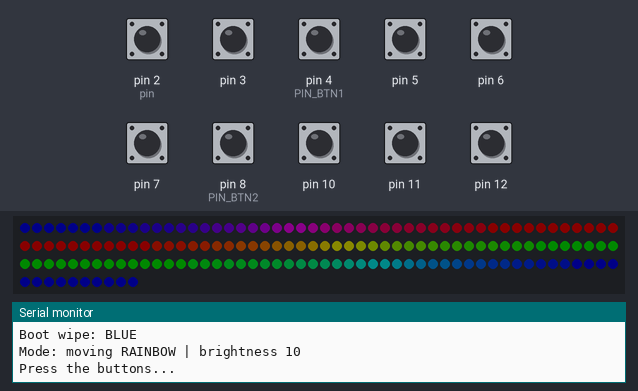
This sketch was run on a simulated Arduino Uno, built with avr-gcc and run on an emulated ATmega328P. Shown: 160 RGB LEDs in strip order, left to right, continuing on the next row, the last lines printed to the serial monitor. Inputs (shaded band) come from the test bench; at power-on: pin 2 (pin), pin 3, pin 4 (PIN_BTN1), pin 5–7, pin 8 (PIN_BTN2), pin 10–12 HIGH. Dim RGB values are drawn brighter than linear.

Above: at 9.2 s.
9.3 s: pin 4 (PIN_BTN1) pulled LOW for 1 s
11.8 s: pin 2 (pin) pulled LOW for 0.2 s
At 12.4 s:
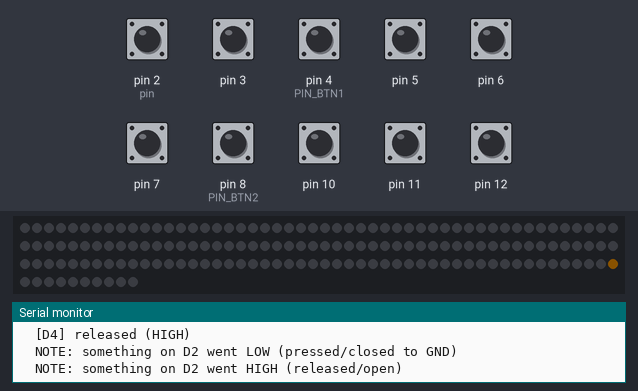
13.9 s: pin 8 (PIN_BTN2) pulled LOW for 0.2 s
15.6 s: pin 4 (PIN_BTN1) pulled LOW for 0.2 s
At 16.9 s:
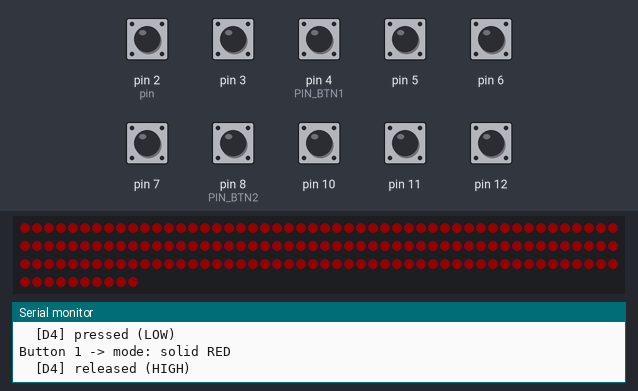
17.3 s: pin 8 (PIN_BTN2) pulled LOW for 1 s
19.8 s: pin 4 (PIN_BTN1) pulled LOW for 0.2 s
At 20.9 s:
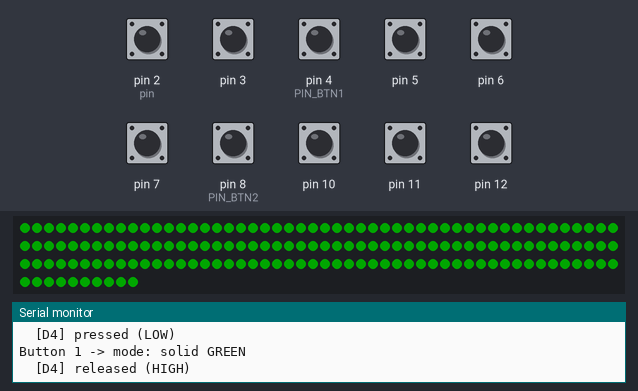

Measured:
- after the input at 15.6 s, the LEDs: change at once (image 2)
- after the input at 19.8 s, the LEDs: change after 0.06 s (image 3)

The sketch:

bench_test.ino
```cpp
/* =====================================================================
   Spiral Lamp -- BENCH TEST (breadboard sanity check)
   ---------------------------------------------------------------------
   Purpose: prove the three basics BEFORE building the box:
     1. The LED strip works (it lights up on boot at LOW brightness).
     2. Button 1 is wired right (each press = next colour / pattern).
     3. Button 2 is wired right (each press = next brightness step).
   Everything the board sees is printed to the Serial Monitor at 115200.

   Wiring (see wiring.md / wiring_diagram.png for the full picture):
     - LED strip DIN  -> 330-470 ohm resistor -> PIN_LED (D9)
     - LED strip GND  -> Arduino GND (ALWAYS, even on USB power)
     - LED strip +5V  -> the 5 V 3 A supply (GND still tied to Arduino GND).
                         USB / Arduino 5V only if brightness stays at 5 or 10.
     - Button 1: one leg -> PIN_BTN1 (D4), the DIAGONALLY opposite leg -> GND
     - Button 2: one leg -> PIN_BTN2 (D8), the DIAGONALLY opposite leg -> GND
     No resistors on the buttons: the internal pull-ups are used, so a pin
     reads HIGH when released and LOW when pressed.

   Library: "Adafruit NeoPixel" (Library Manager). Same library the plans use.
   Board:   Arduino Uno / Nano (ATmega328P). Works on any AVR board.
   ===================================================================== */

#include <Adafruit_NeoPixel.h>

// ------------------------- EASY-TO-CHANGE SETTINGS -------------------------
#define PIN_LED        9      // strip data (DIN). Plans use D9.
#define LED_COUNT      160    // BTF FCOB 5 mm, 160/m, full metre = 160 LEDs
#define LED_TYPE       (NEO_GRB + NEO_KHZ800)  // WS2812B = GRB. If red/green look
                                               // swapped, try NEO_RGB.
#define PIN_BTN1       4      // "white" arcade button in the plans (D4)
#define PIN_BTN2       8      // "red"   arcade button in the plans (D8)

// Brightness steps cycled by button 2 (0-255). Keep them LOW on USB power:
// 160 LEDs at full white can pull ~9.6 A; a USB port gives ~0.5 A.
const uint8_t BRIGHT_STEPS[] = { 5, 10, 20, 40 };  // 160 LEDs: keep <=10 on USB, 20+ needs the 5 V 3 A supply
#define BOOT_BRIGHT_INDEX 1   // start at 10/255 (~0.4 A), safe on USB with 160 LEDs

#define DEBOUNCE_MS    25     // button must be stable this long to count
#define SCAN_OTHER_PINS 1     // 1 = also report ANY other pin D2..D12 that changes
                              //     (handy to find a button wired to the wrong pin)
// ---------------------------------------------------------------------------

Adafruit_NeoPixel strip(LED_COUNT, PIN_LED, LED_TYPE);

// ------------------------- Debounced button -------------------------------
// Classic "must be stable for DEBOUNCE_MS" debounce. Reports one press per
// physical press, on the press (HIGH -> LOW) edge.
struct Button {
  uint8_t  pin;
  uint8_t  stable;       // debounced level
  uint8_t  lastRaw;      // last raw reading
  uint32_t rawSinceMs;   // when lastRaw last changed
  void begin(uint8_t p) {
    pin = p;
    pinMode(pin, INPUT_PULLUP);
    stable = lastRaw = digitalRead(pin);
    rawSinceMs = millis();
  }
  // returns true exactly once per press
  bool pressedEdge(uint32_t now) {
    uint8_t raw = digitalRead(pin);
    if (raw != lastRaw) { lastRaw = raw; rawSinceMs = now; }
    if (raw != stable && (now - rawSinceMs) >= DEBOUNCE_MS) {
      stable = raw;
      Serial.print(F("  [D")); Serial.print(pin);
      Serial.println(stable == LOW ? F("] pressed (LOW)") : F("] released (HIGH)"));
      return stable == LOW;
    }
    return false;
  }
};

Button btn1, btn2;

// ------------------------- Modes -----------------------------------------
enum { M_RED, M_GREEN, M_BLUE, M_WHITE, M_RAINBOW, M_CHASE, M_COUNT };
const char* const MODE_NAMES[M_COUNT] = { "solid RED", "solid GREEN", "solid BLUE",
                                          "solid WHITE", "moving RAINBOW", "CHASE dot" };
uint8_t mode = M_RAINBOW;
uint8_t brightIdx = BOOT_BRIGHT_INDEX;
const uint8_t N_BRIGHT = sizeof(BRIGHT_STEPS) / sizeof(BRIGHT_STEPS[0]);

void fillAll(uint32_t c) { for (uint16_t i = 0; i < LED_COUNT; i++) strip.setPixelColor(i, c); }

void render(uint32_t now) {
  switch (mode) {
    case M_RED:   fillAll(strip.Color(255, 0, 0)); break;
    case M_GREEN: fillAll(strip.Color(0, 255, 0)); break;
    case M_BLUE:  fillAll(strip.Color(0, 0, 255)); break;
    case M_WHITE: fillAll(strip.Color(255, 255, 255)); break;
    case M_RAINBOW: {
      uint16_t base = (uint16_t)(now * 20);           // scrolls along the strip
      for (uint16_t i = 0; i < LED_COUNT; i++)
        strip.setPixelColor(i, strip.gamma32(strip.ColorHSV(base + i * (65536UL / LED_COUNT))));
      break;
    }
    case M_CHASE: {                                   // one dot running DIN -> end
      uint16_t pos = (now / 40) % LED_COUNT;
      strip.clear();
      strip.setPixelColor(pos, strip.Color(255, 160, 0));
      break;
    }
  }
  strip.show();
}

// Boot self-test: wipe R, G, B one LED at a time so you can see
// (a) data reaches the LAST LED, and (b) the colour order is right.
void bootWipe() {
  const uint32_t cols[3] = { strip.Color(255, 0, 0), strip.Color(0, 255, 0), strip.Color(0, 0, 255) };
  const char* names[3] = { "RED", "GREEN", "BLUE" };
  for (uint8_t c = 0; c < 3; c++) {
    Serial.print(F("Boot wipe: ")); Serial.println(names[c]);
    for (uint16_t i = 0; i < LED_COUNT; i++) { strip.setPixelColor(i, cols[c]); strip.show(); delay(8); }
    delay(250);
  }
}

#if SCAN_OTHER_PINS
uint16_t otherMask = 0, otherLast = 0;
void scanOtherPinsBegin() {
  for (uint8_t p = 2; p <= 12; p++) {
    if (p == PIN_LED || p == PIN_BTN1 || p == PIN_BTN2) continue;
    pinMode(p, INPUT_PULLUP);
    otherMask |= (1u << p);
    if (digitalRead(p)) otherLast |= (1u << p);
  }
}
void scanOtherPins() {
  static uint32_t lastScan = 0;
  if (millis() - lastScan < 30) return;   // crude debounce: 30 ms sampling
  lastScan = millis();
  for (uint8_t p = 2; p <= 12; p++) {
    if (!(otherMask & (1u << p))) continue;
    uint16_t bit = (1u << p);
    bool hi = digitalRead(p);
    if (hi != ((otherLast & bit) != 0)) {
      if (hi) otherLast |= bit; else otherLast &= ~bit;
      Serial.print(F("  NOTE: something on D")); Serial.print(p);
      Serial.println(hi ? F(" went HIGH (released/open)") : F(" went LOW (pressed/closed to GND)"));
    }
  }
}
#endif

void setup() {
  Serial.begin(115200);
  delay(300);
  Serial.println();
  Serial.println(F("=== Spiral Lamp bench test ==="));
  Serial.print(F("LED data pin D")); Serial.print(PIN_LED);
  Serial.print(F(", LED count ")); Serial.println(LED_COUNT);
  Serial.print(F("Button 1 on D")); Serial.print(PIN_BTN1);
  Serial.print(F(" (cycles colour), Button 2 on D")); Serial.print(PIN_BTN2);
  Serial.println(F(" (cycles brightness)"));

  btn1.begin(PIN_BTN1);
  btn2.begin(PIN_BTN2);
#if SCAN_OTHER_PINS
  scanOtherPinsBegin();
#endif

  // A button that reads LOW at boot is either held, or wired to the wrong legs
  // (straight across a 4-pin tactile switch = always connected).
  if (digitalRead(PIN_BTN1) == LOW) Serial.println(F("WARNING: button 1 reads PRESSED at boot - check it isn't wired across the always-connected legs"));
  if (digitalRead(PIN_BTN2) == LOW) Serial.println(F("WARNING: button 2 reads PRESSED at boot - check it isn't wired across the always-connected legs"));

  strip.begin();
  strip.setBrightness(BRIGHT_STEPS[brightIdx]);
  strip.clear(); strip.show();
  bootWipe();

  Serial.print(F("Mode: ")); Serial.print(MODE_NAMES[mode]);
  Serial.print(F(" | brightness ")); Serial.println(BRIGHT_STEPS[brightIdx]);
  Serial.println(F("Press the buttons..."));
}

void loop() {
  uint32_t now = millis();

  if (btn1.pressedEdge(now)) {
    mode = (mode + 1) % M_COUNT;
    Serial.print(F("Button 1 -> mode: ")); Serial.println(MODE_NAMES[mode]);
  }
  if (btn2.pressedEdge(now)) {
    brightIdx = (brightIdx + 1) % N_BRIGHT;
    strip.setBrightness(BRIGHT_STEPS[brightIdx]);
    Serial.print(F("Button 2 -> brightness ")); Serial.print(BRIGHT_STEPS[brightIdx]);
    Serial.println(F("/255"));
  }
#if SCAN_OTHER_PINS
  scanOtherPins();
#endif

  render(now);
}
```
